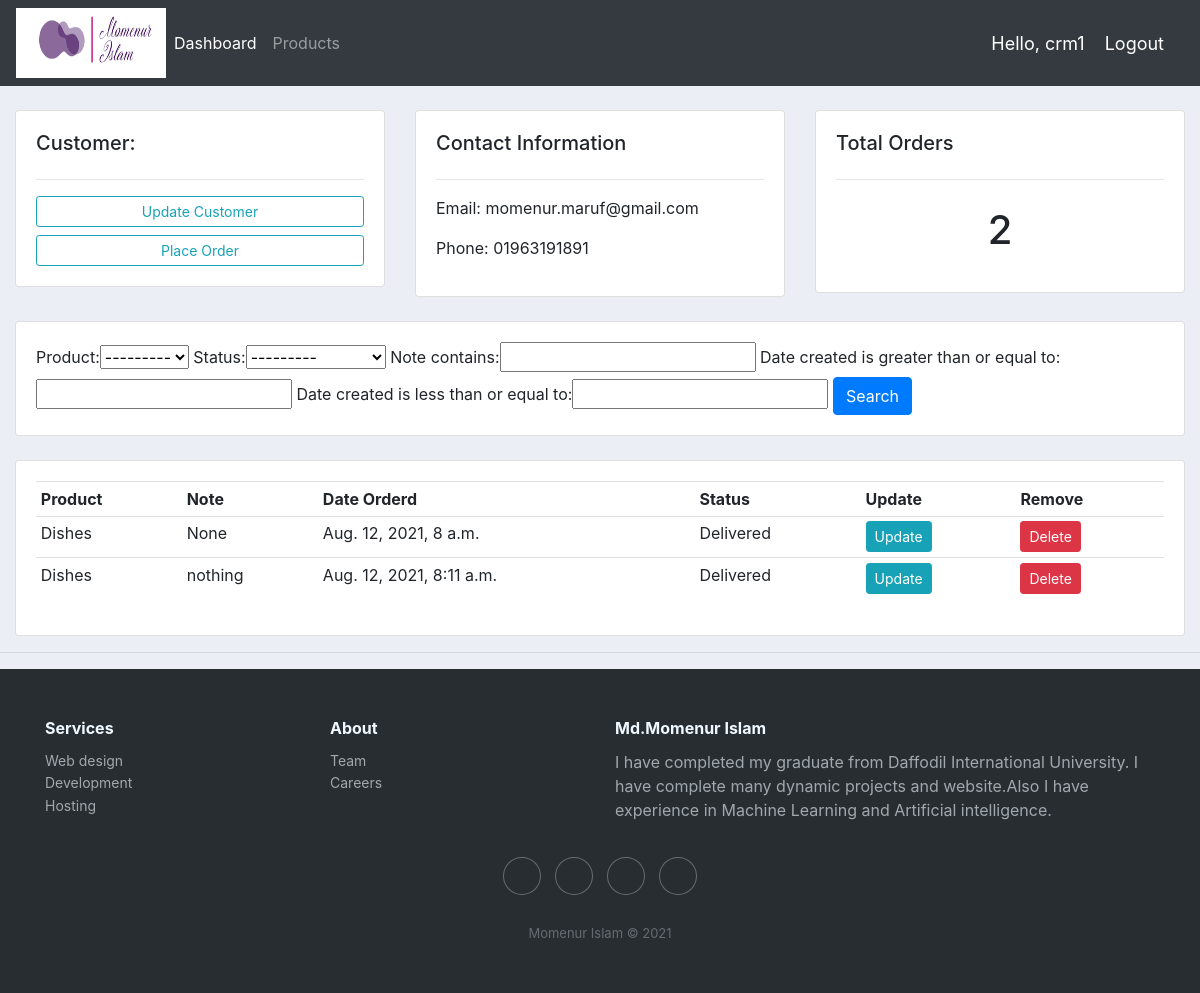
The app's page /customer/1/ (signed in) with its own data.
### accounts/models.py (models this page shows, shortened)
class Customer(models.Model):
	user = models.OneToOneField(User, null=True, blank=True, on_delete=models.CASCADE)
	name = models.CharField(max_length=200, null=True)
	phone = models.CharField(max_length=200, null=True)
	email = models.CharField(max_length=200, null=True)
	profile_pic = models.ImageField(default="profile1.png", null=True, blank=True)
	date_created = models.DateTimeField(auto_now_add=True, null=True)

class Order(models.Model):
	STATUS = (
			('Pending', 'Pending'),
			('Out for delivery', 'Out for delivery'),
			('Delivered', 'Delivered'),
			)
	customer = models.ForeignKey(Customer, null=True, on_delete= models.SET_NULL)
	product = models.ForeignKey(Product, null=True, on_delete= models.SET_NULL)
	date_created = models.DateTimeField(auto_now_add=True, null=True)
	status = models.CharField(max_length=200, null=True, choices=STATUS)
	note = models.CharField(max_length=1000, null=True)

class Product(models.Model):
	CATEGORY = (
			('Indoor', 'Indoor'),
			('Out Door', 'Out Door'),
			)
	name = models.CharField(max_length=200, null=True)
	price = models.FloatField(null=True)
	category = models.CharField(max_length=200, null=True, choices=CATEGORY)
	description = models.CharField(max_length=200, null=True, blank=True)
	date_created = models.DateTimeField(auto_now_add=True, null=True)
	tags = models.ManyToManyField(Tag)
	def __str__(self):
		return self.name

### accounts/decorators.py (the view)
		def wrapper_func(request, *args, **kwargs):
			group = None
			if request.user.groups.exists():
				group = request.user.groups.all()[0].name
			if group in allowed_roles:
				return view_func(request, *args, **kwargs)
			else:
				return HttpResponse('You are not authorized to view this page')

### accounts/views.py (called while the page is built)
@login_required(login_url='login')
@allowed_users(allowed_roles=['admin'])
def customer(request, pk_test):
    customer = Customer.objects.get(id=pk_test)
    orders = customer.order_set.all()
    order_count = orders.count()
    myFilter = OrderFilter(request.GET, queryset=orders)
    orders = myFilter.qs
    context = {'customer': customer, 'orders': orders, 'order_count': order_count,
               'myFilter': myFilter}
    return render(request, 'accounts/customer.html', context)

### accounts/templates/accounts/customer.html
{%  extends 'accounts/main.html' %}
{% block content %}
	<br>
<div class="row">
	<div class="col-md">
		<div class="card card-body">
			<h5>Customer:</h5>
			<hr>
			<a class="btn btn-outline-info  btn-sm btn-block" href="">Update Customer</a>
			<a class="btn btn-outline-info  btn-sm btn-block" href="{% url 'create_order' customer.id %}">Place Order</a>
		</div>
	</div>
	<div class="col-md">
		<div class="card card-body">
			<h5>Contact Information</h5>
			<hr>
			<p>Email: {{customer.email}}</p>
			<p>Phone: {{customer.phone}}</p>
		</div>
	</div>
	<div class="col-md">
		<div class="card card-body">
			<h5>Total Orders</h5>
			<hr>
			<h1 style="text-align: center;padding: 10px">{{order_count}}</h1>
		</div>
	</div>
</div>
<br>
<div class="row">
	<div class="col">
		<div class="card card-body">
			<form method="get">
				{{myFilter.form}}
		    <button class="btn btn-primary" type="submit">Search</button>
		  </form>
		</div>
	</div>
</div>
<br>
<div class="row">
	<div class="col-md">
		<div class="card card-body">
			<table class="table table-sm">
				<tr>
					<th>Product</th>
					<th>Note</th>
					<th>Date Orderd</th>
					<th>Status</th>
					<th>Update</th>
					<th>Remove</th>
				</tr>
				{% for order in orders %}
				<tr>
					<td>{{order.product}}</td>
					<td>{{order.note}}</td>
					<td>{{order.date_created}}</td>
					<td>{{order.status}}</td>
					<td><a class="btn btn-sm btn-info" href="{% url 'update_order' order.id %}">Update</a></td>
					<td><a class="btn btn-sm btn-danger" href="{% url 'delete_order' order.id %}">Delete</a></td>
				</tr>
				{% endfor %}
			</table>
		</div>
	</div>
</div>
{% endblock %}

### accounts/templates/accounts/navbar.html (shortened to what this page needs)
{% load static %}
<nav class="navbar navbar-expand-lg navbar-dark bg-dark">
 <img src="{% static 'images/Mlogo.png' %}" width="150" height="70">
  <div class="collapse navbar-collapse" id="navbarNav">
    <ul class="navbar-nav">
      {% if request.user.is_staff %}
      <li class="nav-item active">
        <a class="nav-link" href="{% url 'home' %}">Dashboard</a>
      </li>
      <li class="nav-item">
        <a class="nav-link" href="{% url 'products' %}">Products</a>
      </li>
      {% else %}
       <li class="nav-item">
        <a class="nav-link" href="{% url 'account' %}">Settings</a>
      </li>
      {% endif %}
    </ul>
  </div>
  <span class="hello-msg">Hello, {{request.user}}</span>
  <span ><a  class="hello-msg" href="{% url 'logout' %}">Logout</a></span>
</nav>

### static/css/main.css (style rules this page uses)
body { background-color: #ebeff5; }

### accounts/templates/accounts/navbar.html (style rules this page uses)
.hello-msg { font-size: 18px; color: #fff; margin-right: 20px; }

### records on screen
Customer: email "momenur.maruf@gmail.com", phone "01963191891"
Order: product "Dishes", note "None", date_created "Aug. 12, 2021, 8 a.m.", status "Delivered"
Order: product "Dishes", note "nothing", date_created "Aug. 12, 2021, 8:11 a.m.", status "Delivered"

### other values on screen
{{ request.user }} "crm1"
{{ order_count }} "2"
